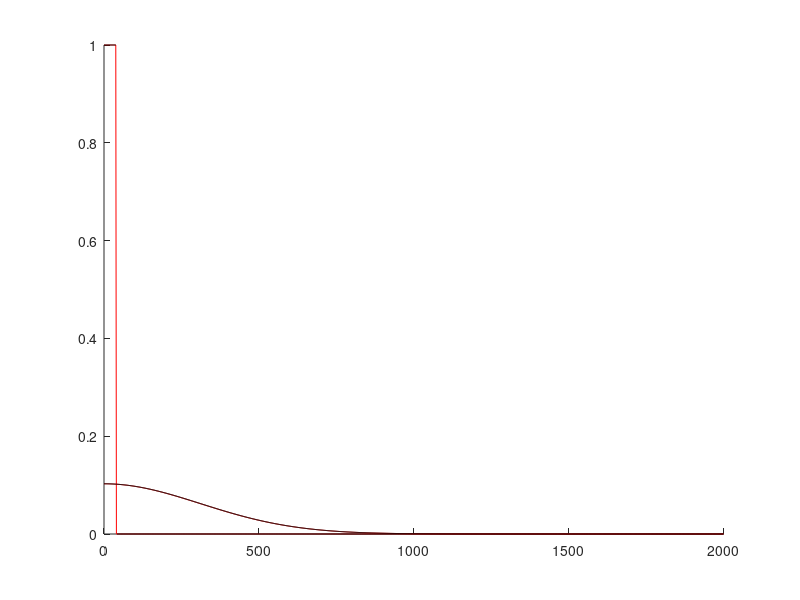

The MATLAB script that drew this image:
% units: time ~ 1 ps = 1, length ~ 1 Å = 1;
% diffusion base unite 1E-4 cm^2·s^-1 = 1;
% concentration base unit 1667 mol/L or 1 per Å^3 = 1;

dt = 1000;
dx = 2;
K = 1000;
% propagating step 1 ps, diffusion layer thickness 2 Å, number of diffusion
% layers in the container
% diffusion constant: air in water 1.2E-5 cm^2·s^-1
D = 0.12;

% propagation term between the adjacent layers 
a = D*dt/(dx*dx);

% initial concentration 1M/1667 = 6E-4
% length of the box 40 Å = number of box hbx 20 * box width 2 Å
c0 = 6E-4;
hbx = 20;
h = hbx*dx;

%% initial conentration table, box range C0
conc = zeros(K,1);

for i = 1:hbx
    conc(i) = c0;
end


%% setting the propagators for cn and cn+1
ppgn = zeros(K,K);
ppgn1 = zeros(K,K);

% the triple diagonal propagation matrix for cn
for i = 1:K-1
    ppgn(i,i+1) = a/2;
    ppgn(i+1,i) = a/2;
    ppgn(i+1,i+1) = 1-a;

end

% start diagonal term of cn
ppgn(1,1) = 1-a/2;

% end diagonal term of cn
ppgn(K,K) = 1-a/2;

% the triple diagonal propagation matrix for cn
for i = 1:K-1
    ppgn1(i,i+1) = -a/2;
    ppgn1(i+1,i) = -a/2;
    ppgn1(i+1,i+1) = 1+a;

end

% start diagonal term of cn
ppgn1(1,1) = 1+a/2;

% end diagonal term of cn
ppgn1(K,K) = 1+a/2;

ppgcn = ppgn1\ppgn;

%% analytical evaluation parameters
t = 0;
concana = zeros(K,1);
x = dx*(0:K-1)';

%     clf;
conctable1mol = conc * 1/(6E-4);
line(x, conctable1mol, 'Color', 'red');

% analytical evaluation

sigma = sqrt(D*t);
concana = c0/2*(erf(0.5*(h-x)/sigma) + erf(0.5*(h+x)/sigma));

conctable1mola = concana * 1/(6E-4);
line(x, conctable1mola, 'Color', 'black');

%% numerical propagation & analytical evaluation

for j = 1:4E2
%   apply fick's second law to the concentration table
    conc = ppgcn*conc;
%   timer for later analytical use
    t = t + dt;
end

%     clf;
conctable1mol = conc * 1/(6E-4);
line(x, conctable1mol, 'Color', 'red');

% analytical evaluation

sigma = sqrt(D*t);
concana = c0/2*(erf(0.5*(h-x)/sigma) + erf(0.5*(h+x)/sigma));

conctable1mola = concana * 1/(6E-4);
line(x, conctable1mola, 'Color', 'black');
